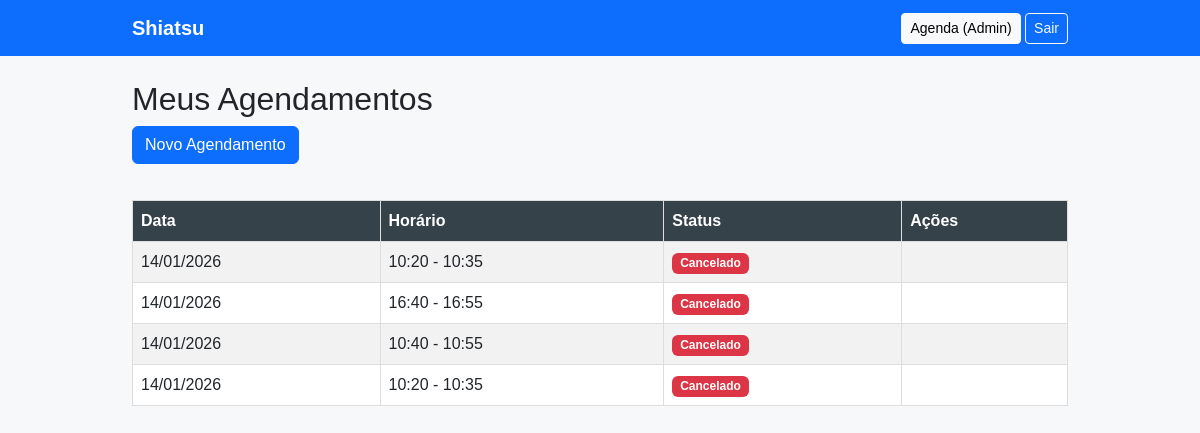
The app's page / (signed in) with its own data.
### apps/bookings/models.py (models this page shows, shortened)
class Booking(models.Model):
    STATUS_CHOICES = [
        ('pending', 'Pendente'),
        ('confirmed', 'Confirmado'),
        ('cancelled', 'Cancelado'),
        ('completed', 'Concluído'),
    ]
    user = models.ForeignKey(
        settings.AUTH_USER_MODEL,
        on_delete=models.CASCADE,
        verbose_name='Cliente'
    )
    time_slot = models.ForeignKey(
        TimeSlot,
        on_delete=models.PROTECT,
        related_name="bookings",
        verbose_name='Horário'
    )
    status = models.CharField(max_length=20, choices=STATUS_CHOICES, default='pending')
    created_at = models.DateTimeField(auto_now_add=True)
    class Meta:
        constraints = [
            models.UniqueConstraint(
                fields=["time_slot"],
                condition=Q(status__in=["pending", "confirmed"]),
                name="uniq_active_booking_per_timeslot",
            ),
        ]

### apps/availability/models.py (models this page shows, shortened)
class TimeSlot(models.Model):
    provider = models.ForeignKey(settings.AUTH_USER_MODEL, on_delete=models.CASCADE, verbose_name='Prestador')
    date = models.DateField('Data')
    start_time = models.TimeField('Horário Início')
    end_time = models.TimeField('Horário Fim')
    is_available = models.BooleanField('Disponível', default=True)
    created_at = models.DateTimeField(auto_now_add=True)
    class Meta:
        ordering = ["date", "start_time"]
        constraints = [
            models.UniqueConstraint(
                fields=["provider", "date", "start_time", "end_time"],
                name="uniq_timeslot_provider_date_start_end",
            )
        ]

### apps/bookings/views.py (the view)
# urls.py: path('', views.BookingListView.as_view(), name='booking_list'),
class BookingListView(LoginRequiredMixin, ListView):
    model = Booking
    template_name = 'bookings/booking_list.html'
    context_object_name = 'bookings'
    def get_queryset(self):
        return Booking.objects.filter(user=self.request.user).order_by('-created_at')

### templates/bookings/booking_list.html (shortened to what this page needs)
{% extends 'base.html' %}
{% load static %}
{% block extra_head %}
<link rel="stylesheet" href="{% static 'css/style.css' %}">
{% endblock %}
{% block content %}
<h2>Meus Agendamentos</h2>
<a href="{% url 'booking_create' %}" class="btn btn-primary mb-3">Novo Agendamento</a>
{% if bookings %}
  <table class="table table-striped">
    <thead>
      <tr>
        <th>Data</th>
        <th>Horário</th>
        <th>Status</th>
        <th>Ações</th>
      </tr>
    </thead>
    <tbody>
      {% for booking in bookings %}
        <tr>
          <td>{{ booking.time_slot.date|date:"d/m/Y" }}</td>
          <td>{{ booking.time_slot.start_time }} - {{ booking.time_slot.end_time }}</td>
          <td>
            {% if booking.status == 'pending' %}
              <span class="badge bg-warning">Pendente</span>
            {% elif booking.status == 'confirmed' %}
              <span class="badge bg-success">Confirmado</span>
            {% elif booking.status == 'cancelled' %}
              <span class="badge bg-danger">Cancelado</span>
            {% elif booking.status == 'completed' %}
              <span class="badge bg-info">Concluído</span>
            {% else %}
              {{ booking.status }}
            {% endif %}
          </td>
          <td>
          </td>
        </tr>
      {% endfor %}
    </tbody>
  </table>
{% else %}
  <p>Você ainda não tem agendamentos.</p>
{% endif %}
{% endblock %}

### templates/base.html (shortened to what this page needs)
{% load static %}
<!DOCTYPE html>
<html lang="pt-br">
<head>
  <link href="https://cdn.jsdelivr.net/npm/bootstrap@5.3.0/dist/css/bootstrap.min.css" rel="stylesheet">
  {% block extra_head %}{% endblock %}
</head>
<body>
  <nav class="navbar navbar-expand-lg navbar-dark bg-primary">
    <div class="container">
      <a class="navbar-brand" href="{% url 'booking_list' %}">Shiatsu</a>
      <div class="ms-auto">
        {% if user.is_authenticated and user.is_staff %}
          <a class="btn btn-sm btn-light" href="{% url 'availability_schedule' %}">Agenda (Admin)</a>
        {% endif %}
        {% if user.is_authenticated %}
          <a class="btn btn-sm btn-outline-light" href="{% url 'logout' %}">Sair</a>
        {% endif %}
      </div>
    </div>
  </nav>
  <div class="container mt-4">
    {% block content %}{% endblock %}
  </div>
</body>
</html>

### static/css/style.css (style rules this page uses)
body { font-family: Arial, sans-serif; background: #f7f8fa; margin: 0; padding: 0; }
.container { width: 80%; margin: auto; overflow: hidden; }
.table { width: 100%; margin: 20px 0; border-collapse: collapse; }
.table td, .table th { border: 1px solid #ddd; padding: 8px; vertical-align: middle; }
.table th { background-color: #35424a; color: white; }
.table tr:nth-child(even) { background-color: #f2f2f2; }
.navbar-brand { font-weight: 600; }

### records on screen
Booking: time_slot "14/01/2026", time_slot.start_time "10:20", time_slot.end_time "10:35", status "Cancelado"
Booking: time_slot "14/01/2026", time_slot.start_time "16:40", time_slot.end_time "16:55", status "Cancelado"
Booking: time_slot "14/01/2026", time_slot.start_time "10:40", time_slot.end_time "10:55", status "Cancelado"
Booking: time_slot "14/01/2026", time_slot.start_time "10:20", time_slot.end_time "10:35", status "Cancelado"
